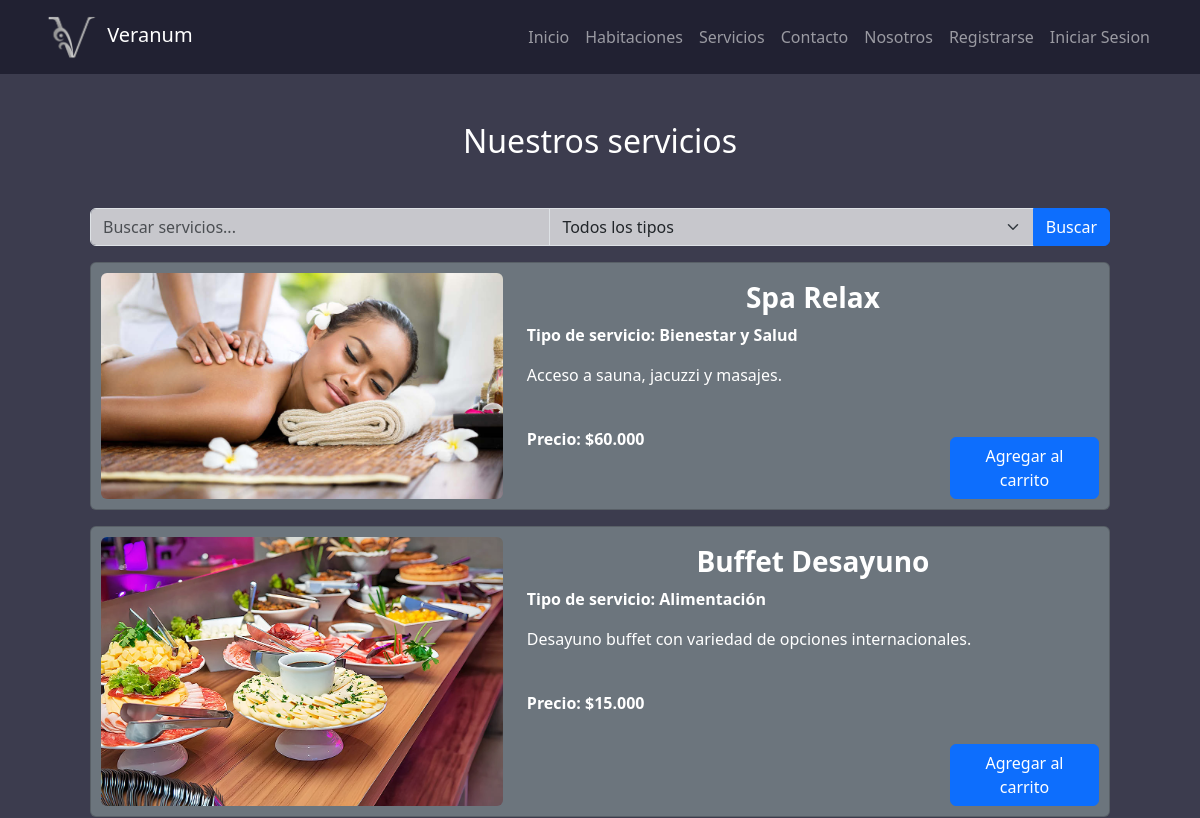
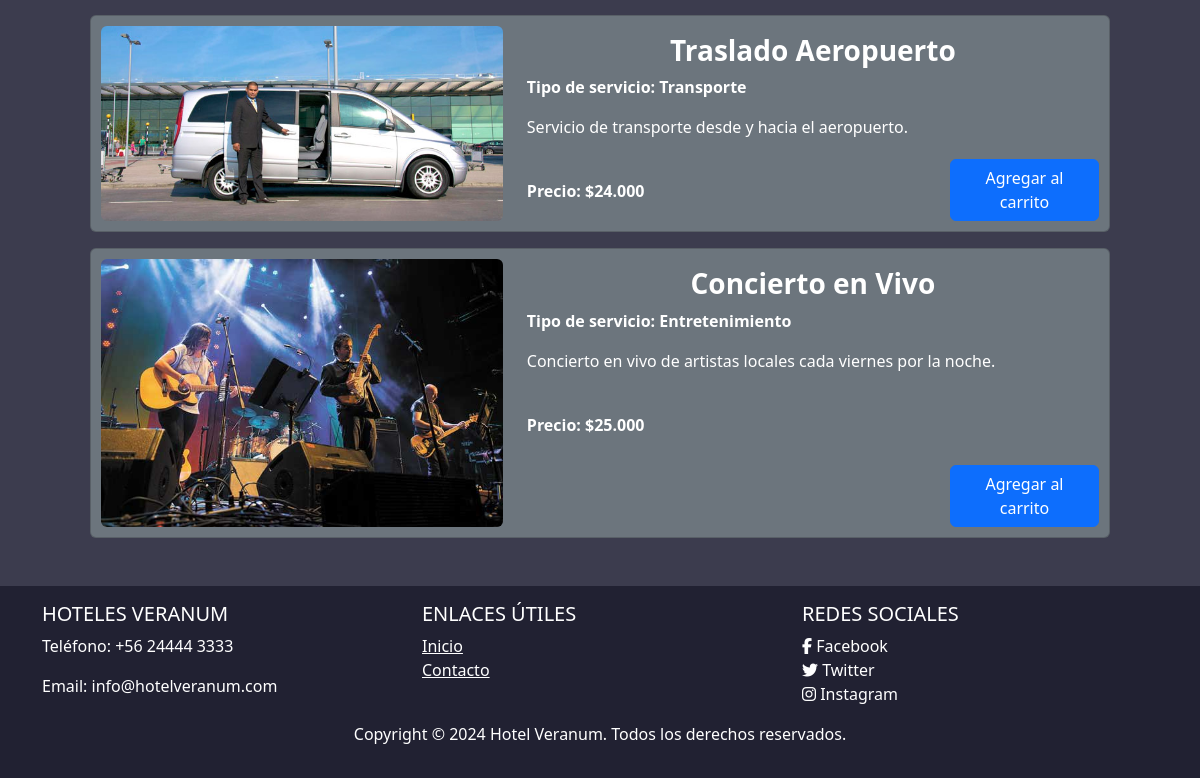
Page /servicios/ on the earlier database version (2 pictures, top to bottom).
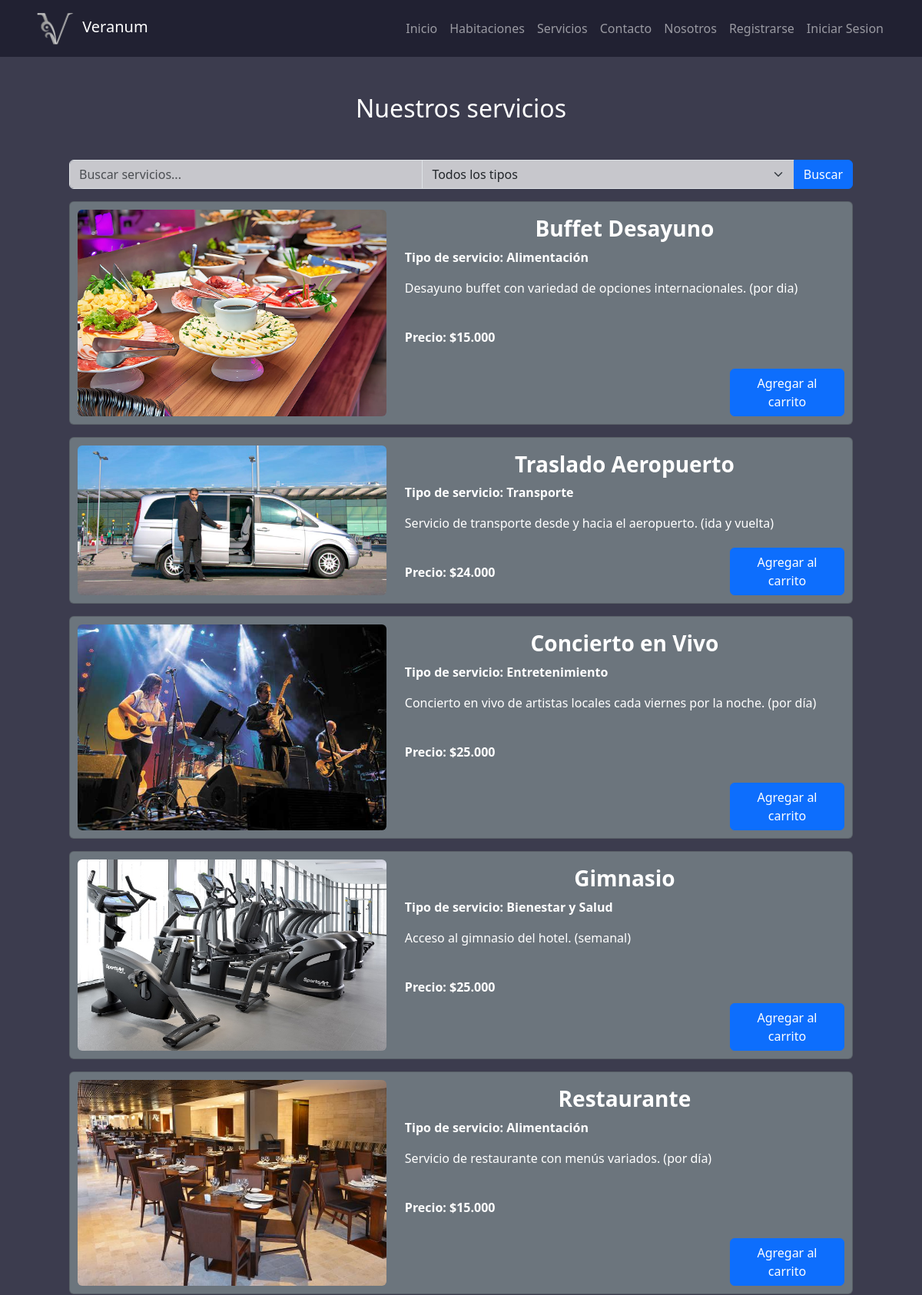
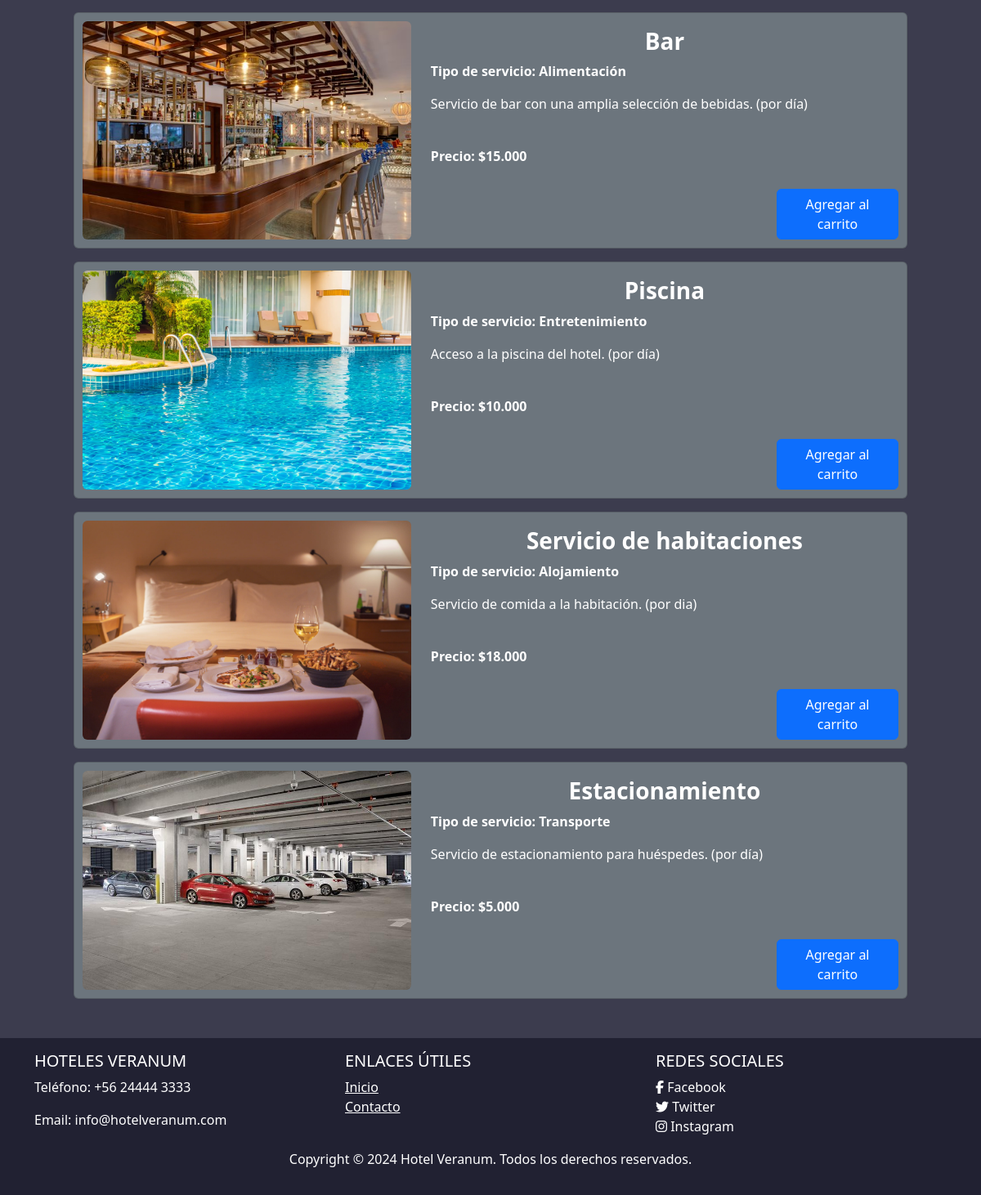
Same page on the later database version (2 pictures, top to bottom).
### hotel/models.py (models this page shows, shortened)
class Servicio(models.Model):
    id = models.AutoField(primary_key=True, verbose_name='ID')
    tipo_servicio = models.ForeignKey(TipoServicio, on_delete=models.CASCADE, verbose_name='Tipo de Servicio')
    nombre = models.CharField(max_length=50, verbose_name='Nombre')
    descripcion = models.TextField(verbose_name='Descripcion')
    imagen = models.ImageField(upload_to="servicios", verbose_name='Imagen')
    precio = models.DecimalField(max_digits=10, decimal_places=0, verbose_name='Precio')
    estado = models.BooleanField(default=True, verbose_name='Estado')
    class Meta:
        db_table = 'Servicio'
        verbose_name = "Servicio"
        verbose_name_plural = "Servicios"
        ordering = ['id']

class TipoServicio(models.Model):
    id = models.AutoField(primary_key=True, verbose_name='ID')
    nombre = models.CharField(max_length=50, verbose_name='Nombre')
    class Meta:
        db_table = 'Tipo_Servicio'
        verbose_name = "Tipo de servicio"
        verbose_name_plural = "Tipos de servicios"
        ordering = ['id']

### hotel/views.py (the view)
# urls.py: path('servicios/', views.servicioCl, name='servicioCl'),
def servicioCl(request):
    query = request.GET.get('q', '')
    tipo_servicio_id = request.GET.get('tipo_servicio', '')
    servicios = Servicio.objects.filter(estado=1)
    if query:
        servicios = servicios.filter(
            Q(nombre__icontains=query) |
            Q(descripcion__icontains=query) |
            Q(tipo_servicio__nombre__icontains=query)
        )
    if tipo_servicio_id:
        servicios = servicios.filter(tipo_servicio_id=tipo_servicio_id)
    no_results = not servicios.exists()
    tipos_servicio = TipoServicio.objects.all()
    return render(request, 'servicioCl.html', {
        'servicios': servicios,
        'query': query,
        'no_results': no_results,
        'tipos_servicio': tipos_servicio,
        'selected_tipo_servicio': tipo_servicio_id
    })

### hotel/context_processor.py (called while the page is built)
def total_carrito(request):
    total = 0
    if request.user.is_authenticated:
        if "carrito" in request.session.keys():
            for key, value in request.session["carrito"].items():
                total += int(value["acumulado"])
    return {"total_carrito": total}

### hotel/templates/servicioCl.html (shortened to what this page needs)
{% extends 'base.html' %}
{% load static %}
{% load humanize %}
{% block content %}
    <div class="container">
        <div class="m-5">
            <h2 class="m-5 text-center text-white">Nuestros servicios</h2>
            <form method="GET" action="{% url 'servicioCl' %}">
                <div class="input-group mb-3">
                    <input type="text" class="form-control" placeholder="Buscar servicios..." name="q" value="{{ request.GET.q }}" style="background-color: #c7c7cc;">
                    <select class="form-select" name="tipo_servicio" style="background-color: #c7c7cc;">
                        <option value="">Todos los tipos</option>
                    </select>
                    <button class="btn btn-primary" type="submit">Buscar</button>
                </div>
            </form>
            {% if no_results %}
                <div class="alert alert-warning text-center" role="alert">
                    No se encontraron servicios para la búsqueda: "{{ query }}"
                </div>
            {% else %}
                {% for servicio in servicios %}
                <div class="card mb-3 text-bg-secondary" >
                    <div class="row">
                        <div class="col-md-5">
                            <img src="{{ servicio.imagen.url }}" width="600" height="600" class="img-fluid rounded" alt="...">
                        </div>
                        <div class="col-md-7 position-relative">
                            <div class="row">
                                <h3 class="card-title text-center mt-2 fw-bold">{{ servicio.nombre }}</h3><br>
                                <p class="card-text fw-semibold">Tipo de servicio: {{ servicio.tipo_servicio.nombre }}</p>
                                <div class="card-text">
                                    <p class="card-text fw-light">{{ servicio.descripcion }}</p><br>
                                    <p class="card-text fw-semibold">Precio: ${{ servicio.precio|intcomma }}</p>
                                </div>
                                <div class="d-flex justify-content-end">
                                    {% if user.is_authenticated %}
                                        <a href="{% url 'serviciosAdd' servicio.id %}" class="btn btn-primary d-grid col-3 position-absolute bottom-0" type="button" onclick="alert('Servicio agregado al carro');">Agregar al carrito</a>
                                    {% else %}
                                        <a href="{% url 'serviciosAdd' servicio.id %}" class="btn btn-primary d-grid col-3 position-absolute bottom-0" type="button">Agregar al carrito</a>
                                    {% endif %}
                                </div>
                            </div>
                        </div>
                    </div>
                </div>
                {% endfor %}
            {% endif %}
        </div>
    </div>
{% endblock %}

Differences in the rows shown:
no longer on this page (row edited): Servicio: shows a picture, nombre "Spa Relax", tipo_servicio.nombre "Bienestar y Salud", descripcion "Acceso a sauna, jacuzzi y masajes.", precio "60.000"
changed Servicio "Buffet Desayuno": descripcion "Desayuno buffet con variedad de opciones internacionales." → "Desayuno buffet con variedad de opciones internacionales. (por dia)"
changed Servicio "Traslado Aeropuerto": descripcion "Servicio de transporte desde y hacia el aeropuerto." → "Servicio de transporte desde y hacia el aeropuerto. (ida y vuelta)"
changed Servicio "Concierto en Vivo": descripcion "Concierto en vivo de artistas locales cada viernes por la noche." → "Concierto en vivo de artistas locales cada viernes por la noche. (por día)"
added Servicio: shows a picture, nombre "Gimnasio", tipo_servicio.nombre "Bienestar y Salud", descripcion "Acceso al gimnasio del hotel. (semanal)", precio "25.000"
added Servicio: shows a picture, nombre "Restaurante", tipo_servicio.nombre "Alimentación", descripcion "Servicio de restaurante con menús variados. (por día)", precio "15.000"
added Servicio: shows a picture, nombre "Bar", tipo_servicio.nombre "Alimentación", descripcion "Servicio de bar con una amplia selección de bebidas. (por día)", precio "15.000"
added Servicio: shows a picture, nombre "Piscina", tipo_servicio.nombre "Entretenimiento", descripcion "Acceso a la piscina del hotel. (por día)", precio "10.000"
added Servicio: shows a picture, nombre "Servicio de habitaciones", tipo_servicio.nombre "Alojamiento", descripcion "Servicio de comida a la habitación. (por dia)", precio "18.000"
added Servicio: shows a picture, nombre "Estacionamiento", tipo_servicio.nombre "Transporte", descripcion "Servicio de estacionamiento para huéspedes. (por día)", precio "5.000"
